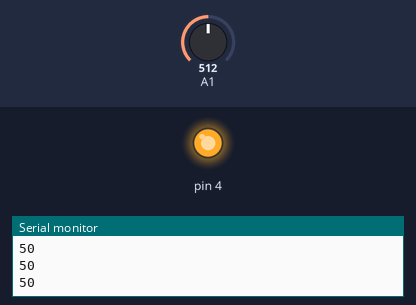
Bench run of a sketch on a simulated Arduino Uno, built with avr-gcc and run on an emulated ATmega328P. Parts: output pins drawn as LEDs (lit = HIGH), the last lines printed to the serial monitor. The inputs (shaded band) are chosen by the test bench; at power-on: A1 = 512.

Above: at 1.2 s.
1.3 s: A1 set to 821
2.8 s: A1 set to 836
At 3.5 s:
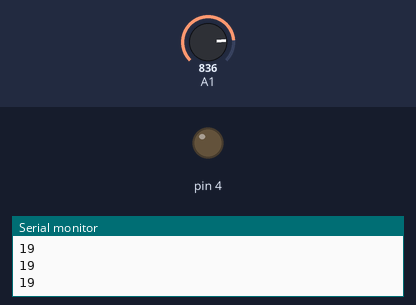
4.3 s: A1 set to 716
At 4.6 s:
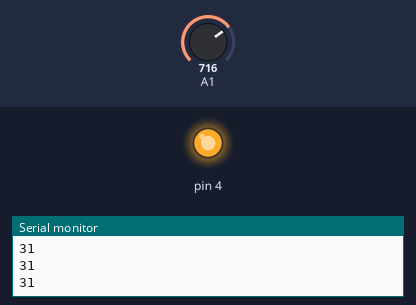
5.8 s: A1 set to 900
At 7.0 s:
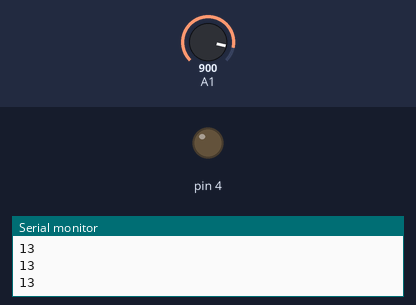
Timing chart, 0 to 8.3 s (numbered marks = the images above; inputs shaded):
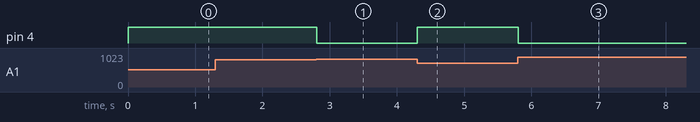

Measured:
- the behaviour switches between 828 and 829 on A1 (found by bisection; images 0 and 1)
- after the input at 2.8 s, pin 4: HIGH → LOW at once
- after the input at 4.3 s, pin 4: LOW → HIGH at once
- after the input at 5.8 s, pin 4: HIGH → LOW at once

The sketch:

12ReleLDR.ino
```cpp
void setup() {
  Serial.begin(9600);
  pinMode(4,OUTPUT);
  pinMode(10,INPUT);
  digitalWrite(4,HIGH); //depende del rele
}
void loop() {
    int valorLeido = analogRead(A1);
    int valorConvertido = map(valorLeido, 0, 1023, 100, 0);
    Serial.println(valorConvertido);
    if (valorConvertido < 20)
      digitalWrite(4,LOW); //Depende del rele
    else
      digitalWrite(4,HIGH); //Depende del rele
}
```
